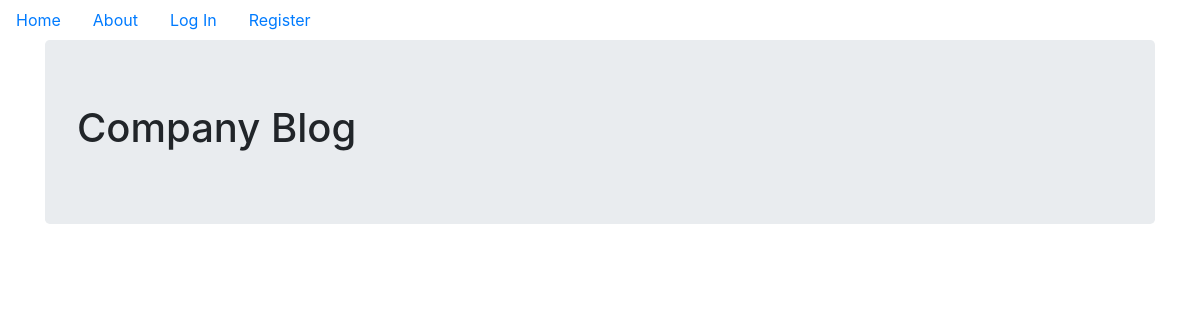
Before: / with the older database file.
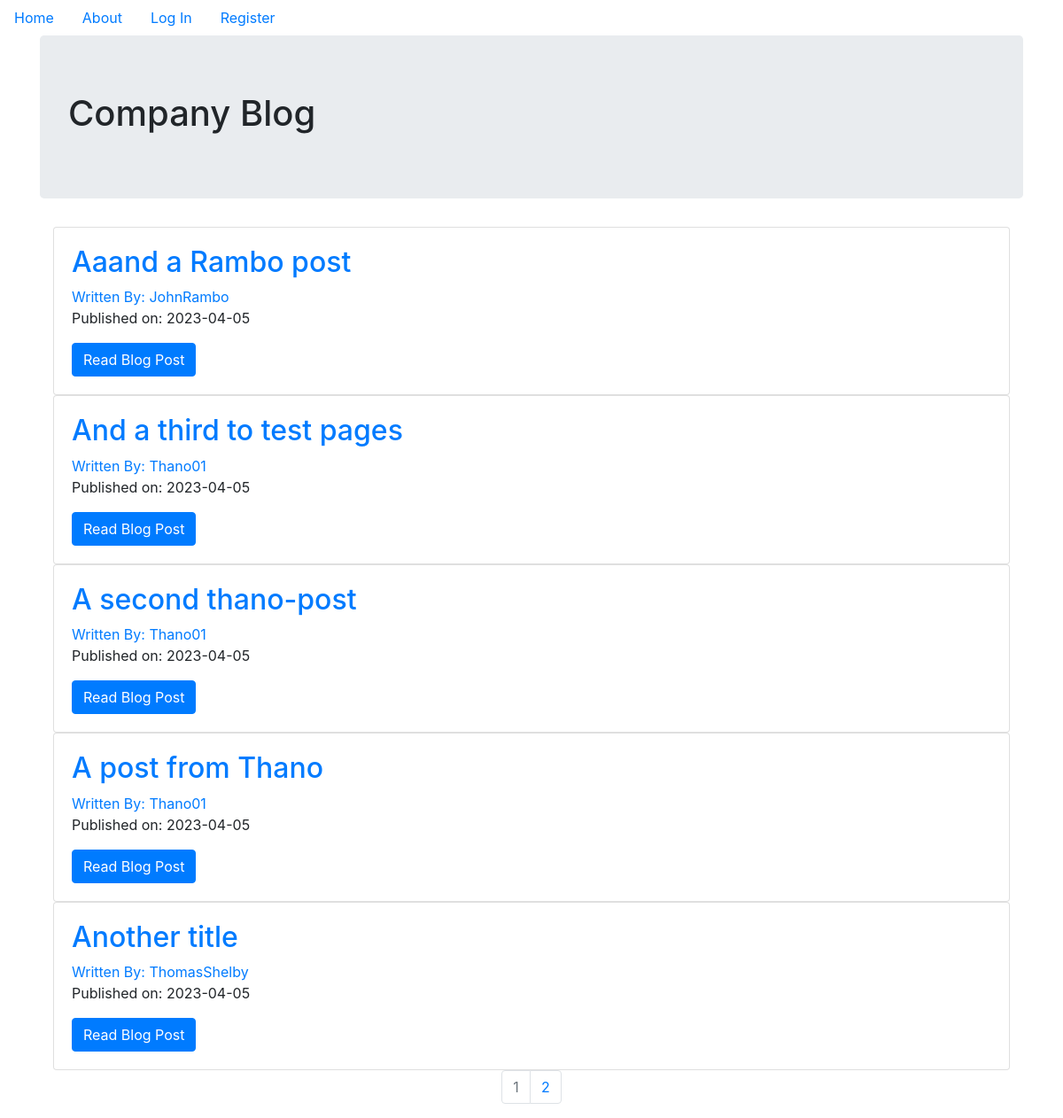
After: the same page with the newer database file.
### companyblog/models.py (models this page shows, shortened)
class BlogPost(db.Model):
    users = db.relationship(User)
    id = db.Column(db.Integer, primary_key=True)
    user_id = db.Column(db.Integer, db.ForeignKey('users.id'), nullable=False)
    date = db.Column(db.DateTime, nullable=False, default=datetime.utcnow)
    title = db.Column(db.String(140), nullable=False)
    text = db.Column(db.Text, nullable=False)

class User(db.Model, UserMixin):
    __tablename__ = 'users'
    id = db.Column(db.Integer, primary_key=True)
    profile_image = db.Column(db.String(64), nullable=False, default='default_profile.png')
    email = db.Column(db.String(64), unique=True, index=True)
    username = db.Column(db.String(64), unique=True, index=True)
    password_hash = db.Column(db.String(128))
    posts = db.relationship('BlogPost', backref='author', lazy=True)

### companyblog/core/views.py (the view)
@core.route('/')
def index():
    page = request.args.get('page', 1, type=int)
    blog_posts = BlogPost.query.order_by(BlogPost.date.desc()).paginate(page=page, per_page=5)
    return render_template('index.html', blog_posts=blog_posts)

### companyblog/templates/index.html
{% extends "base.html" %}
{% block content %}
    <div class="jumbotron">
        <h1>Company Blog</h1>
    </div>
    <div class="container">
        {% for post in blog_posts.items %}
            <div class="card">
                <div class="card-body">
                    <h2><a class="card-title" href="{{url_for('blog_posts.blog_post', blog_post_id=post.id)}}">{{post.title}}</a></h2>
                    <a href="{{url_for('users.user_posts', username=post.author.username)}}">Written By: {{post.author.username}}</a>
                    <p>Published on: {{post.date.strftime('%Y-%m-%d')}}</p>
                    <a class="btn btn-primary" href="{{url_for('blog_posts.blog_post', blog_post_id=post.id)}}">Read Blog Post</a>
                </div>
            </div>
        {% endfor %}
    </div>
    <nav aria-label="Page Navigation example">
        <ul class="pagination justify-content-center">
            {% for page_num in blog_posts.iter_pages(left_edge=1, right_edge=1, left_current=1, right_current=2) %}
                {% if blog_posts.page == page_num %}
                    <li class="page-item disabled">
                        <a class="page-link" href="{{url_for('core.index', page=page_num)}}">{{page_num}}</a>
                    </li>
                {% else %}
                <li class="page-item">
                    <a class="page-link" href="{{url_for('core.index', page=page_num)}}">{{page_num}}</a>
                </li>
                {% endif %}
            {% endfor %}
        </ul>
    </nav>
{% endblock %}

### companyblog/templates/base.html (shortened to what this page needs)
<!DOCTYPE html>
<html lang="en" dir="ltr">
<head>
    <link rel="stylesheet" href="https://maxcdn.bootstrapcdn.com/bootstrap/4.0.0/css/bootstrap.min.css">
</head>
<body>
    <ul class="nav">
        <li class="nav-link">
            <a href="{{url_for('core.index')}}">Home</a>
        </li>
        <li class="nav-link">
            <a href="{{url_for('core.info')}}">About</a>
        </li>
        {% if current_user.is_authenticated %}
            <li class="nav-link">
                <a href="{{url_for('users.logout')}}">Log Out</a>
            </li>
            <li class="nav-link">
                <a href="{{url_for('users.account')}}">Account</a>
            </li>
            <li class="nav-link">
                <a href="{{url_for('blog_posts.create_post')}}">Create Post</a>
            </li>
        {% else %}
            <li class="nav-link">
                <a href="{{url_for('users.login')}}">Log In</a>
            </li>
            <li class="nav-link">
                <a href="{{url_for('users.register')}}">Register</a>
            </li>
        {% endif %}
    </ul>
    <div class="container">
        {% block content %}
        {% endblock %}
    </div>
</body>
</html>

Changed rows visible on the page:
added BlogPost: title "Aaand a Rambo post", author.username "JohnRambo", date "2023-04-05"
added BlogPost: title "And a third to test pages", author.username "Thano01", date "2023-04-05"
added BlogPost: title "A second thano-post", author.username "Thano01", date "2023-04-05"
added BlogPost: title "A post from Thano", author.username "Thano01", date "2023-04-05"
added BlogPost: title "Another title", author.username "ThomasShelby", date "2023-04-05"
Other visible differences:
new list line: "1"
new list line: "2"
